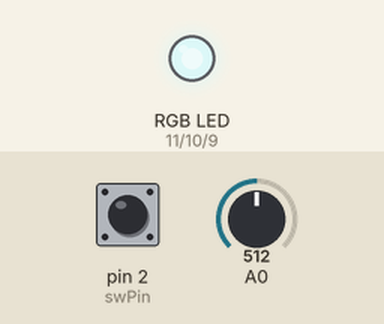
The sketch below on a simulated Arduino Uno, built with avr-gcc and run on an emulated ATmega328P. Shown: an RGB LED mixed from three pins (HIGH = lit). The inputs (shaded band) are chosen by the test bench; at power-on: A0 = 512, pin 2 (swPin) HIGH.

Above: at 1.2 s.
1.3 s: A0 set to 716
At 1.8 s:
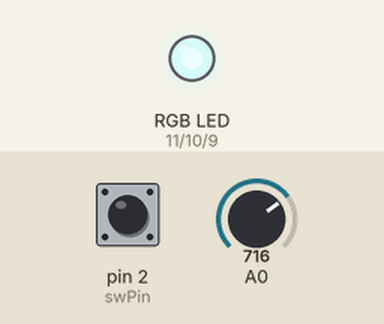
2.8 s: pin 2 (swPin) pulled LOW for 0.15 s
At 4.1 s:
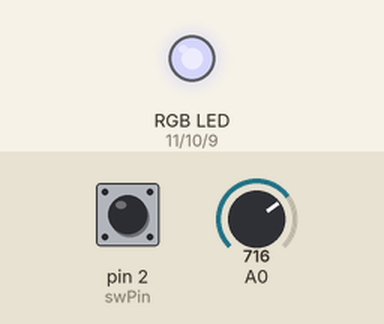
4.4 s: pin 2 (swPin) pulled LOW for 1 s
At 5.7 s:
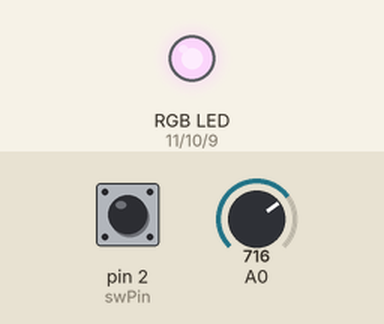
Timing chart, 0 to 7.4 s (numbered marks = the images above; inputs shaded):
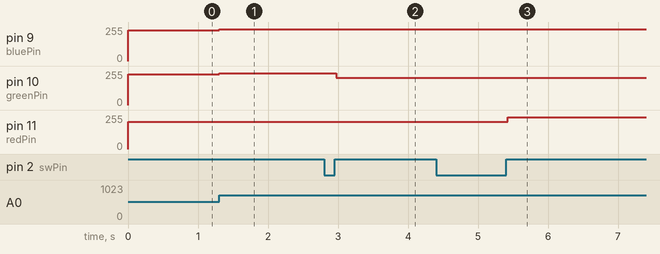

The sketch:

hsvLEDsw.ino
```cpp
/*
 * light RGB LED based on HSV model and change color with switch
 * This code is derived from "Adafruit Arduino - Lesson 3. RGB LED"
 * https://learn.adafruit.com/adafruit-arduino-lesson-3-rgb-leds/overview
 */
// #define DEBUG

const int swPin = 2;

int redPin = 11;
int greenPin = 10;
int bluePin = 9;

int flag = 0;
bool isPush = false;
int cnt = 0;
float color[6] = {0,60,120,180,240,300};

//uncomment this line if using a Common Anode LED
#define COMMON_ANODE

void setColorHSV(float h, float s, float v);
void setup()
{
  Serial.begin(9600);
  pinMode(redPin, OUTPUT);
  pinMode(greenPin, OUTPUT);
  pinMode(bluePin, OUTPUT);

  pinMode(swPin, INPUT_PULLUP);
}

void loop()
{
  if(digitalRead(swPin) == LOW){
    // unPushing
    ++flag;
    if(flag > 3){
      flag = 3;
      isPush = false;
    }
  }else{
    // Pushing
    --flag;
    if(flag < -3){
      flag = -3;
      isPush = true;
    }
  }
  if(flag==0 && !isPush){
    // Push!!!
    ++cnt;
    if(cnt > 5){
      cnt = 0;
    }
  }

  setColorHSV(color[cnt],(float)analogRead(A0)/1024,0.2);
  delay(10);
}

void setColor(int red, int green, int blue)
{
  #ifdef COMMON_ANODE
    red = 255 - red;
    green = 255 - green;
    blue = 255 - blue;
  #endif
  analogWrite(redPin, red);
  analogWrite(greenPin, green);
  analogWrite(bluePin, blue);
}

/**
* @brief HSV色空間に基づいて,RGBLEDを光らせる
* @param H 色相(Hue), 0.0--360.0
* @param S 彩度(Saturation), 0.0--1.0
* @param V 明度(Value), 0.0--1.0
*/
void setColorHSV(float h, float s, float v)
{
  int r,g,b;
  int hi;
  float f, p, q, t;

  hi = ((int)(h / 60)) % 6;
  f = h / 60 - hi;
  p = v * (1 - s);
  q = v * (1 - f * s);
  t = v * (1 - (1 - f) * s);

  // 256階調に戻す
	v = v*255;
	p = p*255;
	q = q*255;
	t = t*255;
  switch (hi) {
  case 0: r = v; g = t; b = p; break;
  case 1: r = q; g = v; b = p; break;
  case 2: r = p; g = v; b = t; break;
  case 3: r = p; g = q; b = v; break;
  case 4: r = t; g = p; b = v; break;
  case 5: r = v; g = p; b = q; break;
  }
  #ifdef DEBUG
  Serial.print(r);
  Serial.print(",");
  Serial.print(g);
  Serial.print(",");
  Serial.println(b);
  #endif
  setColor(r,g,b);
}
```

Measured:
- after the input at 1.3 s, pin 9 (bluePin), pin 10 (greenPin): 230/255 → 240/255 at once
- after the input at 2.8 s, pin 10 (greenPin): 240/255 → 204/255 after 0.17 s
- after the input at 4.4 s, pin 11 (redPin): 204/255 → 240/255 after 1.0 s
